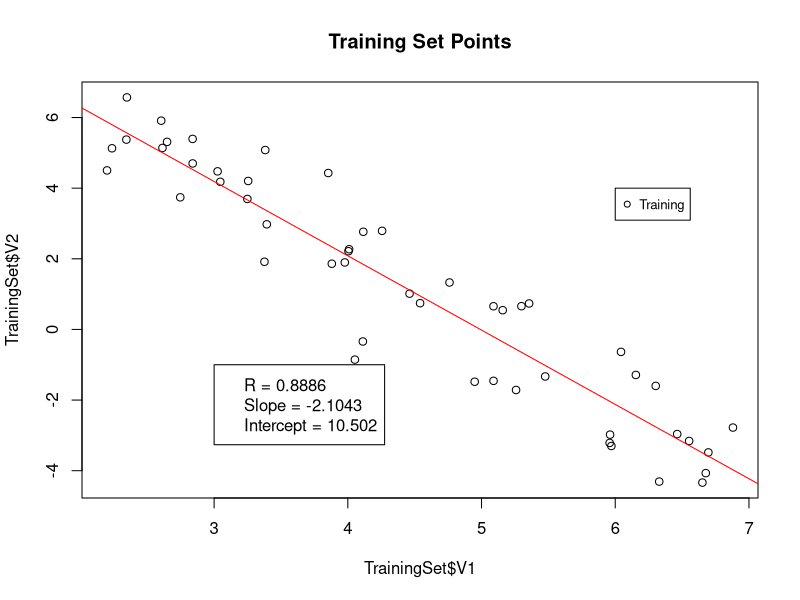
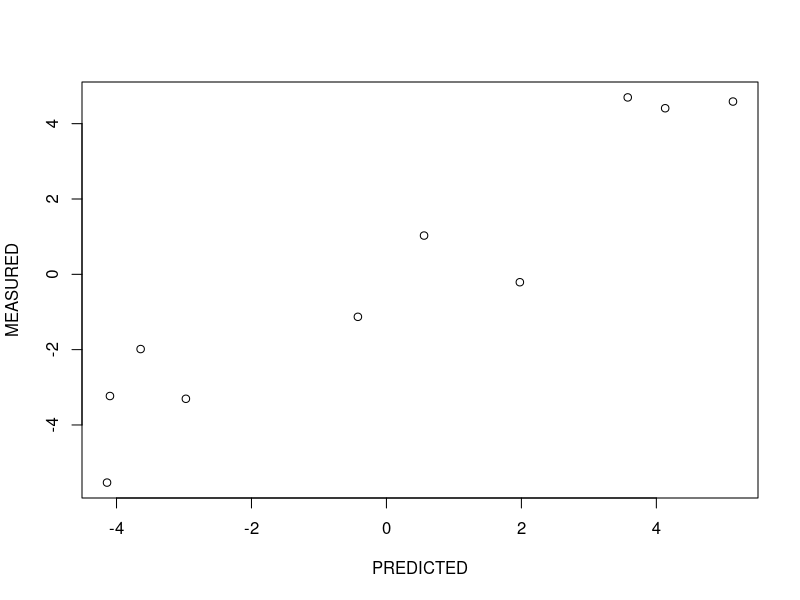
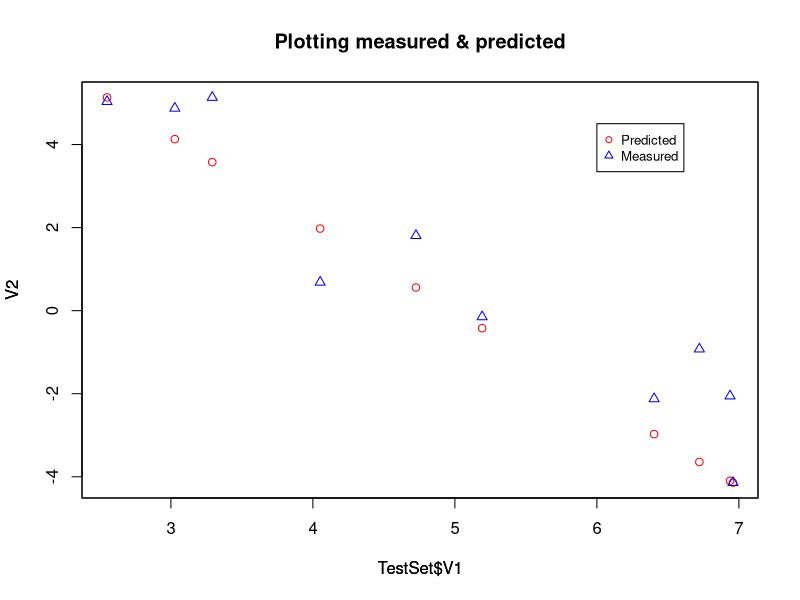
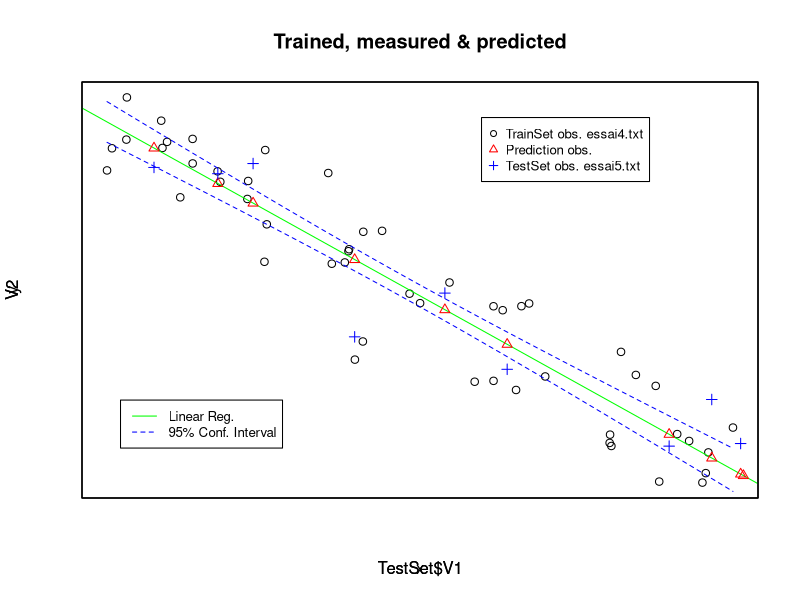

The R script that drew these images, in order:
## ---- chunk 1
#IMPORT FILE AS DATAFRAME : TrainingSet(esssai4.txt) and TestSet(essai5.txt)
setwd('C:/DSTI/COURS DSTI/Foundations of Statistical Analysis and Machine Learning/Exemples R')
dir()
TrainingSet <- data.frame(read.table('essai4.txt'))
TestSet <- data.frame(read.table('essai5.txt'))
## ---- chunk 2
#SHAPE OF DATASETS
head(TrainingSet)
head(TestSet)
## ---- chunk 3
#PLOT OBSERVATIONS AND CREATE THE LINEAR MODEL : LinearModel
LinearModel <- lm(V2 ~ V1, data = TrainingSet)
LinearModel
summary(LinearModel)
plot(TrainingSet$V1, TrainingSet$V2, main = 'Training Set Points')
legend(x = 6, y = 4, legend=c("Training"),   col=c("black"), pch=1, cex=0.8)
legend(x = 3, y = -1, legend = c("R = 0.8886", "Slope = -2.1043", "Intercept = 10.502"))
abline(LinearModel, col='red')

## ---- chunk 4
#PREDICTIONS OF TESTSET
PredictValues <- predict(LinearModel, TestSet)
#PLOT PREDICT VS MEASURED
plot(PredictValues, TestSet$V2, xlab = 'PREDICTED', ylab = 'MEASURED')
## ---- chunk 5

plot(TestSet$V1, PredictValues, col = 'red', ylab ='V2', pch = 1, main = 'Plotting measured & predicted')
par(new=TRUE, xaxs = "r", yaxt = "n", xaxt = "n")
plot(TestSet$V1, TestSet$V2, col = 'blue', ylab ='V2', pch = 2)
legend(x = 6, y = 4, legend=c("Predicted", "Measured"),   col=c("red", "blue"), pch=1:2, cex=0.8)
## ---- chunk 6
V1col <- TestSet$V1
PredictCol <- PredictValues
V2col <- TestSet$V2
V1col
V2col
PredictCol
## ---- chunk 7
#V1col : observation
#V2col : measured
#Predict : value predicted by linear model
#Residualcol : is equal to the difference between prediction and observation

PredictedSet <- data.frame(V1col, V2col, PredictCol)
ResidualCol <- PredictValues - V2col
cbind(PredictedSet, ResidualCol)
## ---- chunk 8
#SUPER PLOT
Xlim <- c(min(TrainingSet$V1), max(TrainingSet$V1)) #limit of x axis
Ylim <- c(min(TrainingSet$V2), max(TrainingSet$V2)) #limit of y axis
newx = seq(min(TrainingSet$V1),max(TrainingSet$V1),length.out = 50) #generating X coordinates
#prediction of the confidence interval with function predict()
conf_interval <- predict(LinearModel, newdata=data.frame(V1=newx), interval="confidence", level = 0.95)
#plot TrainingSet dots from essai4.txt
plot(TrainingSet$V1, TrainingSet$V2, xlab="x", ylab="y", xlim=Xlim, ylim=Ylim)
#plot linear regression model Line
abline(10.502, -2.104 , col="green")
#plot confidence interval
lines(newx, conf_interval[,2], col="blue", lty=2, xlim=Xlim, ylim=Ylim)
lines(newx, conf_interval[,3], col="blue", lty=2, xlim=Xlim, ylim=Ylim)
par(new=TRUE, xaxs = "r", yaxt = "n", xaxt = "n")
#plot Predicted Values from Test Set dots (essai5.txt))
plot(TestSet$V1, PredictValues, col = 'red', ylab ='V2', pch = 2, main = 'Trained, measured & predicted', xlim=Xlim, ylim=Ylim)
par(new=TRUE, xaxs = "r", yaxt = "n", xaxt = "n")
#plot True Values from Test Set dots (essai5.txt))
plot(TestSet$V1, TestSet$V2, col = 'blue', ylab ='V2', pch = 3, xlim=Xlim, ylim=Ylim)
#legends
legend(x = 5, y = 6, legend=c("TrainSet obs. essai4.txt", "Prediction obs.", "TestSet obs. essai5.txt"),   col=c("black", "red", "blue"), pch=1:3, cex=0.8)
legend(x = 2.3, y = -2, legend=c("Linear Reg.", "95% Conf. Interval"),   col=c("green", "blue"), lty=1:2, cex=0.8)
